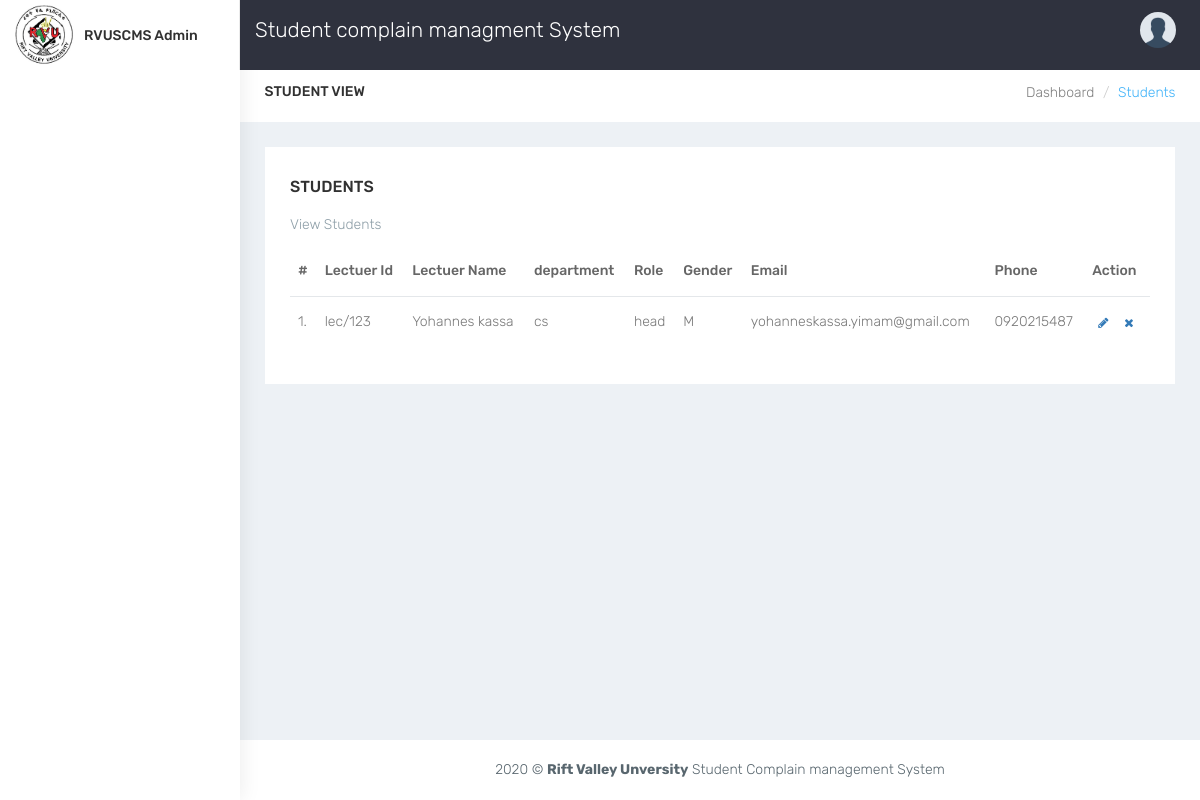
Screenshot of /admin/viewlecture.php with the database file from the repository.
### tables this page shows
CREATE TABLE `lecture` (
  `id` varchar(20) NOT NULL,
  `fname` varchar(45) DEFAULT NULL,
  `lname` varchar(45) DEFAULT NULL,
  `dep` varchar(45) DEFAULT NULL,
  `rolle` varchar(20) DEFAULT NULL,
  `gender` varchar(45) DEFAULT NULL,
  `email` varchar(45) DEFAULT NULL,
  `phone` varchar(45) DEFAULT NULL,
  `password` varchar(45) NOT NULL DEFAULT '123456'
);

### admin/viewlecture.php (the view, shortened to what this page needs)
<!DOCTYPE html>
<html lang="en">
<?php
include('../connection.php');
include("include/header.php");
?>
<body class="fix-header">
    <div id="wrapper">
    <?php
        include ('include/navbar.php');
        include ('include/sidebar.php');
    ?>
        <div id="page-wrapper">
            <div class="container-fluid">
                <div class="row bg-title">
                    <div class="col-lg-3 col-md-4 col-sm-4 col-xs-12">
                        <h4 class="page-title">Student View</h4>
                    </div>
                    <div class="col-lg-9 col-sm-8 col-md-8 col-xs-12">
                        <ol class="breadcrumb">
                            <li><a href="#">Dashboard</a></li>
                            <li class="active">Students</li>
                        </ol>
                    </div>
                </div>
                <div class="row">
                    <div class="col-sm-12">
                        <div class="white-box">
                            <h3 class="box-title">Students</h3>
                            <p class="text-muted">View Students </p>
                            <div class="table-responsive">
                                <table class="table">
                                    <thead>
                                        <tr>
                                            <th>#</th>
                                            <th>Lectuer Id</th>
                                            <th>Lectuer Name</th>
                                            <th>department</th>
                                            <th>Role</th>
                                            <th>Gender</th>
                                            <th>Email</th>
                                            <th>Phone</th>
                                            <th>Action</th>
                                        </tr>
                                    </thead>
                                    <tbody>
                                    <?php
														$sql=mysqli_query($con,"select * from lecture");
														$cnt=1;
														while($row=mysqli_fetch_array($sql))
														{
														?>
													<tr>
                                                    <td class="center"><?php echo $cnt;?>.</td>
                                                    <td><?php echo $row['id'];?></td>
													<td class="hidden-xs"><?php echo $row['fname']." ".$row['lname'];?></td>
													<td><?php
													echo $row['dep'];
                                                    ?>
                                                    </td>
													<td><?php echo $row['rolle'];?></td>
													<td><?php echo $row['gender'];?></td>
													<td><?php echo $row['email'];?></td>
                                                    <td><?php echo $row['phone'];?></td>
                                                    <td >
														<div class="visible-md visible-lg hidden-sm hidden-xs">
									<a href="editlecture.php?id=<?php echo $row['id'];?>" class="btn btn-transparent btn-xs" tooltip-placement="top" tooltip="Edit"><i class="fa fa-pencil"></i></a>
			<a href="viewlecture.php?id=<?php echo $row['id']?>&del=delete" onClick="return confirm('Are you sure you want to delete?')"class="btn btn-transparent btn-xs tooltips" tooltip-placement="top" tooltip="Remove"><i class="fa fa-times fa fa-white"></i></a>
                                                        </div>
													<?php
		$cnt=$cnt+1;
													 }?>
                                    </tbody>
                                </table>
                            </div>
                        </div>
                    </div>
                </div>
            </div>
            <?php
include('include/footer.php');
?>

### css/colors/default.css (style rules this page uses)
body { background: #fff; }
.bg-title .breadcrumb .active { color: #41b3f9; }

### rows the page displays
lecture: id "lec/123", fname "Yohannes", lname "kassa", dep "cs", rolle "head", gender "M", email "yohanneskassa.yimam@gmail.com", phone "0920215487"
